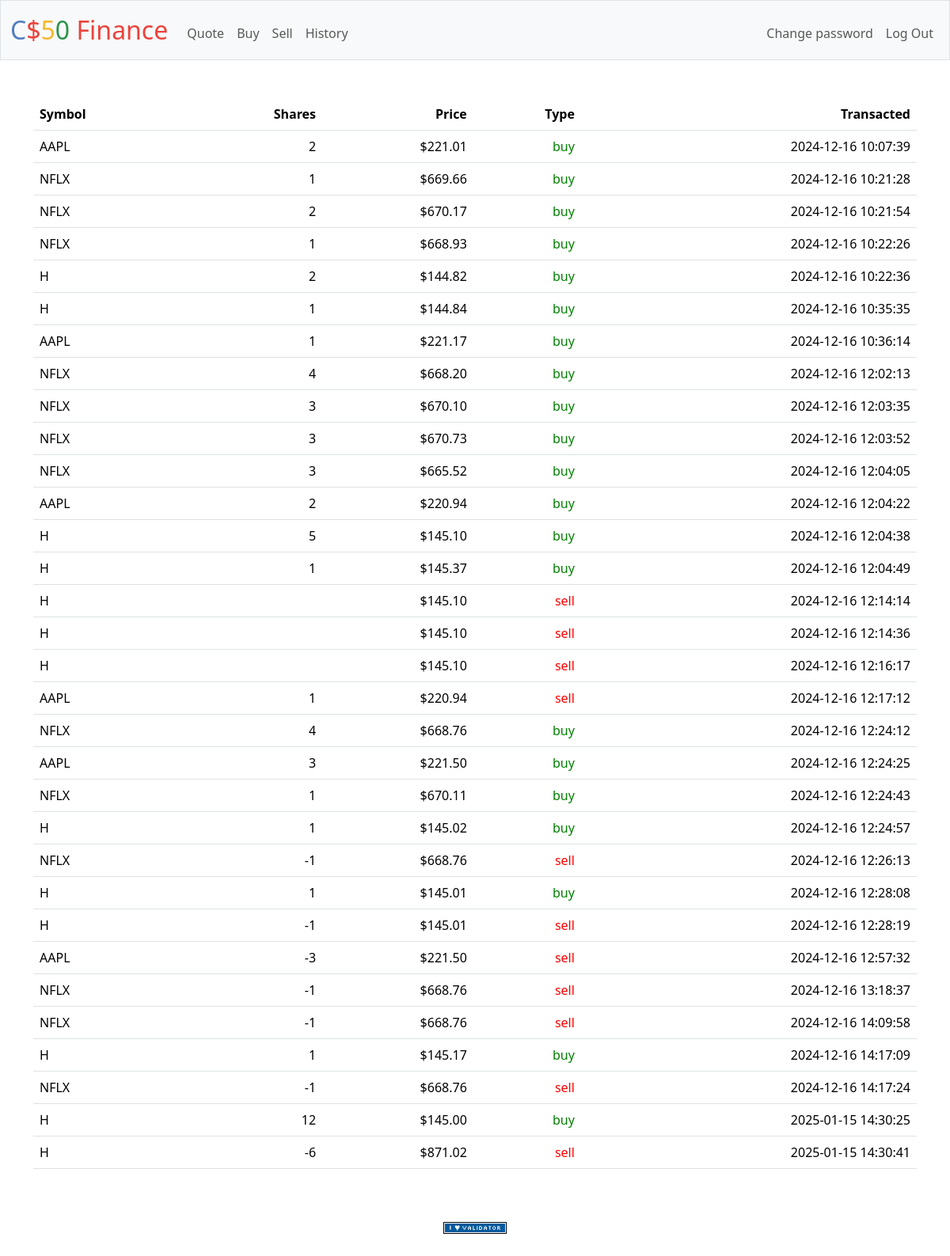
Page /history (signed in) on the committed database.
### tables this page shows
CREATE TABLE transactions (
    id INTEGER PRIMARY KEY AUTOINCREMENT NOT NULL,
    user_id TEXT NOT NULL,
    symbol TEXT NOT NULL,
    shares NUMERIC NOT NULL,
    price NUMERIC NOT NULL,
    his_cash NUMERIC NOT NULL,
    transaction_type TEXT NOT NULL,
    time NUMERIC NOT NULL,
    FOREIGN KEY (user_id) REFERENCES users(id)
);

### app.py (the view)
@app.route("/history")
@login_required
def history():
    user_id = session.get("user_id")
    tran_dict = db.execute("SELECT * FROM transactions WHERE user_id = ?", user_id)
    return render_template("history.html", usd=usd, transactions=tran_dict)

### app.py (called while the page is built)
@app.after_request
def after_request(response):
    response.headers["Cache-Control"] = "no-cache, no-store, must-revalidate"
    response.headers["Expires"] = 0
    response.headers["Pragma"] = "no-cache"
    return response

### helpers.py (called while the page is built)
def login_required(f):
    @wraps(f)
    def decorated_function(*args, **kwargs):
        if session.get("user_id") is None:
            return redirect("/login")
        return f(*args, **kwargs)
    return decorated_function

def usd(value):
    return f"${value:,.2f}"

### templates/history.html (shortened to what this page needs)
{% extends "layout.html" %}
{% block main %}
    <table class="table">
        <thead>
            <tr>
                <th class="text-start">Symbol</th>
                <th class="text-end">Shares</th>
                <th class="text-end">Price</th>
                <th class="text-end">Type</th>
                <th class="text-end">Transacted</th>
            </tr>
        </thead>
        <tbody>
            {% for tran in transactions %}
                <tr>
                    <td class="text-start">{{ tran.symbol }}</td>
                    <td class="text-end">{{ tran.shares }}</td>
                    <td class="text-end">{{ tran.price | usd }}</td>
                    {% if tran.transaction_type == "sell" %}
                        <td class="text-end" style="color: red">{{ tran.transaction_type }}</td>
                    {% else %}
                        <td class="text-end" style="color: green">{{ tran.transaction_type }}</td>
                    {% endif %}
                    <td class="text-end">{{ tran.time }}</td>
                </tr>
            {% endfor %}
        </tbody>
    </table>
{% endblock %}

### templates/layout.html (shortened to what this page needs)
<!DOCTYPE html>
<html lang="en">
    <head>
        <link href="https://cdn.jsdelivr.net/npm/bootstrap@5.3.3/dist/css/bootstrap.min.css" rel="stylesheet">
        <link href="/static/styles.css" rel="stylesheet">
    </head>
    <body>
        <nav class="bg-light border navbar navbar-expand-md navbar-light">
            <div class="container-fluid">
                <a class="navbar-brand" href="/"><span class="blue">C</span><span class="red">$</span><span class="yellow">5</span><span class="green">0</span> <span class="red">Finance</span></a>
                <div class="collapse navbar-collapse" id="navbar">
                    {% if session["user_id"] %}
                        <ul class="navbar-nav me-auto mt-2">
                            <li class="nav-item"><a class="nav-link" href="/quote">Quote</a></li>
                            <li class="nav-item"><a class="nav-link" href="/buy">Buy</a></li>
                            <li class="nav-item"><a class="nav-link" href="/sell">Sell</a></li>
                            <li class="nav-item"><a class="nav-link" href="/history">History</a></li>
                        </ul>
                        <ul class="navbar-nav ms-auto mt-2">
                            <li class="nav-item"><a class="nav-link" href="/password">Change password</a></li>
                            <li class="nav-item"><a class="nav-link" href="/logout">Log Out</a></li>
                        </ul>
                    {% else %}
                        <ul class="navbar-nav ms-auto mt-2">
                            <li class="nav-item"><a class="nav-link" href="/register">Register</a></li>
                            <li class="nav-item"><a class="nav-link" href="/login">Log In</a></li>
                        </ul>
                    {% endif %}
                </div>
            </div>
        </nav>
        <main class="container py-5 text-center">
            {% block main %}{% endblock %}
        </main>
        <footer class="mb-5">
            <form action="https://validator.w3.org/check" class="text-center" enctype="multipart/form-data" method="post" target="_blank">
                <input alt="Validate" src="/static/I_heart_validator.png" type="image">
            </form>
        </footer>
    </body>
</html>

### static/styles.css (style rules this page uses)
nav .navbar-brand { font-size: xx-large; }
nav .navbar-brand .blue { color: #537fbe; }
nav .navbar-brand .red { color: #ea433b; }
nav .navbar-brand .yellow { color: #f5b82e; }
nav .navbar-brand .green { color: #2e944b; }

### rows in the picture
transactions: symbol "AAPL", shares "2", price "$221.01", transaction_type "buy", time "2024-12-16 10:07:39"
transactions: symbol "NFLX", shares "1", price "$669.66", transaction_type "buy", time "2024-12-16 10:21:28"
transactions: symbol "NFLX", shares "2", price "$670.17", transaction_type "buy", time "2024-12-16 10:21:54"
transactions: symbol "NFLX", shares "1", price "$668.93", transaction_type "buy", time "2024-12-16 10:22:26"
transactions: symbol "H", shares "2", price "$144.82", transaction_type "buy", time "2024-12-16 10:22:36"
transactions: symbol "H", shares "1", price "$144.84", transaction_type "buy", time "2024-12-16 10:35:35"
transactions: symbol "AAPL", shares "1", price "$221.17", transaction_type "buy", time "2024-12-16 10:36:14"
transactions: symbol "NFLX", shares "4", price "$668.20", transaction_type "buy", time "2024-12-16 12:02:13"
transactions: symbol "NFLX", shares "3", price "$670.10", transaction_type "buy", time "2024-12-16 12:03:35"
transactions: symbol "NFLX", shares "3", price "$670.73", transaction_type "buy", time "2024-12-16 12:03:52"
transactions: symbol "NFLX", shares "3", price "$665.52", transaction_type "buy", time "2024-12-16 12:04:05"
transactions: symbol "AAPL", shares "2", price "$220.94", transaction_type "buy", time "2024-12-16 12:04:22"
transactions: symbol "H", shares "5", price "$145.10", transaction_type "buy", time "2024-12-16 12:04:38"
transactions: symbol "H", shares "1", price "$145.37", transaction_type "buy", time "2024-12-16 12:04:49"
transactions: symbol "H", price "$145.10", transaction_type "sell", time "2024-12-16 12:14:14"
transactions: symbol "H", price "$145.10", transaction_type "sell", time "2024-12-16 12:14:36"
transactions: symbol "H", price "$145.10", transaction_type "sell", time "2024-12-16 12:16:17"
transactions: symbol "AAPL", shares "1", price "$220.94", transaction_type "sell", time "2024-12-16 12:17:12"
transactions: symbol "NFLX", shares "4", price "$668.76", transaction_type "buy", time "2024-12-16 12:24:12"
transactions: symbol "AAPL", shares "3", price "$221.50", transaction_type "buy", time "2024-12-16 12:24:25"
transactions: symbol "NFLX", shares "1", price "$670.11", transaction_type "buy", time "2024-12-16 12:24:43"
transactions: symbol "H", shares "1", price "$145.02", transaction_type "buy", time "2024-12-16 12:24:57"
transactions: symbol "NFLX", shares "-1", price "$668.76", transaction_type "sell", time "2024-12-16 12:26:13"
transactions: symbol "H", shares "1", price "$145.01", transaction_type "buy", time "2024-12-16 12:28:08"
transactions: symbol "H", shares "-1", price "$145.01", transaction_type "sell", time "2024-12-16 12:28:19"
transactions: symbol "AAPL", shares "-3", price "$221.50", transaction_type "sell", time "2024-12-16 12:57:32"
transactions: symbol "NFLX", shares "-1", price "$668.76", transaction_type "sell", time "2024-12-16 13:18:37"
transactions: symbol "NFLX", shares "-1", price "$668.76", transaction_type "sell", time "2024-12-16 14:09:58"
transactions: symbol "H", shares "1", price "$145.17", transaction_type "buy", time "2024-12-16 14:17:09"
transactions: symbol "NFLX", shares "-1", price "$668.76", transaction_type "sell", time "2024-12-16 14:17:24"
transactions: symbol "H", shares "12", price "$145.00", transaction_type "buy", time "2025-01-15 14:30:25"
transactions: symbol "H", shares "-6", price "$871.02", transaction_type "sell", time "2025-01-15 14:30:41"
